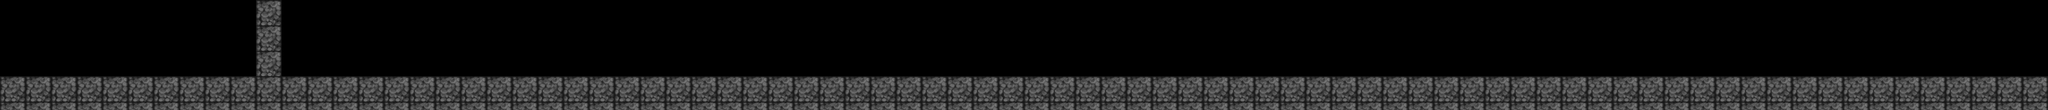

Below is a game level as drawn by its tile map, then a one-line description and the .tmx file that defines it, in full:
An orthogonal 240x13 tile map with 16x16 px tiles, 1 tile layer (Livello tile 1) and 4 objects.

<map version="1.2" tiledversion="1.2.2" orientation="orthogonal" renderorder="left-down" width="240" height="13" tilewidth="16" tileheight="16" infinite="0" nextlayerid="4" nextobjectid="5">
 <tileset firstgid="1" source="TileSetTutorial.tsx" />
 <layer id="1" name="Livello tile 1" width="240" height="13">
  <data encoding="csv">
0,0,0,0,0,0,0,0,0,0,0,0,0,0,0,0,0,0,0,0,0,0,0,0,0,0,0,0,0,0,1,2,3,0,0,0,0,0,0,0,0,0,0,0,0,0,0,0,0,0,0,0,0,0,0,0,0,0,0,0,0,0,0,0,0,0,0,0,0,0,0,0,0,0,0,0,0,0,0,0,0,0,0,0,0,0,0,0,0,0,0,0,0,0,0,0,0,0,0,0,0,0,0,0,0,0,0,0,0,0,0,0,0,0,0,0,0,0,0,0,0,0,0,0,0,0,0,0,0,0,0,0,0,0,0,0,0,0,0,0,0,0,0,0,0,0,0,0,0,0,0,0,0,0,0,0,0,0,0,0,0,0,0,0,0,0,0,0,0,0,0,0,0,0,0,0,0,0,0,0,0,0,0,0,0,0,0,0,0,0,0,0,0,0,0,0,0,0,0,0,0,0,0,0,0,0,0,0,0,0,0,0,0,0,0,0,0,0,0,0,0,0,0,0,0,0,0,0,0,0,0,0,0,0,0,0,0,0,0,0,
0,0,0,0,0,0,0,0,0,0,0,0,0,0,0,0,0,0,0,0,0,0,0,0,0,0,0,0,0,0,76,77,78,0,0,0,0,0,0,0,0,0,0,0,0,0,0,0,0,0,0,0,0,0,0,0,0,0,0,0,0,0,0,0,0,0,0,0,0,0,0,0,0,0,0,0,0,0,0,0,0,0,0,0,0,0,0,0,0,0,0,0,0,0,0,0,0,0,0,0,0,0,0,0,0,0,0,0,0,0,0,0,0,0,0,0,0,0,0,0,0,0,0,0,0,0,0,0,0,0,0,0,0,0,0,0,0,0,0,0,0,0,0,0,0,0,0,0,0,0,0,0,0,0,0,0,0,0,0,0,0,0,0,0,0,0,0,0,0,0,0,0,0,0,0,0,0,0,0,0,0,0,0,0,0,0,0,0,0,0,0,0,0,0,0,0,0,0,0,0,0,0,0,0,0,0,0,0,0,0,0,0,0,0,0,0,0,0,0,0,0,0,0,0,0,0,0,0,0,0,0,0,0,0,0,0,0,0,0,0,
0,0,0,0,0,0,0,0,0,0,0,0,0,0,0,0,0,0,0,0,0,0,0,0,0,0,0,0,0,0,151,152,153,0,0,0,0,0,0,0,0,0,0,0,0,0,0,0,0,0,0,0,0,0,0,0,0,0,0,0,0,0,0,0,0,0,0,0,0,0,0,0,0,0,0,0,0,0,0,0,0,0,0,0,0,0,0,0,0,0,0,0,0,0,0,0,0,0,0,0,0,0,0,0,0,0,0,0,0,0,0,0,0,0,0,0,0,0,0,0,0,0,0,0,0,0,0,0,0,0,0,0,0,0,0,0,0,0,0,0,0,0,0,0,0,0,0,0,0,0,0,0,0,0,0,0,0,0,0,0,0,0,0,0,0,0,0,0,0,0,0,0,0,0,0,0,0,0,0,0,0,0,0,0,0,0,0,0,0,0,0,0,0,0,0,0,0,0,0,0,0,0,0,0,0,0,0,0,0,0,0,0,0,0,0,0,0,0,0,0,0,0,0,0,0,0,0,0,0,0,0,0,0,0,0,0,0,0,0,0,
0,0,0,0,0,0,0,0,0,0,0,0,0,0,0,0,0,0,0,0,0,0,0,0,0,0,0,0,0,0,1,2,3,0,0,0,0,0,0,0,0,0,0,0,0,0,0,0,0,0,0,0,0,0,0,0,0,0,0,0,0,0,0,0,0,0,0,0,0,0,0,0,0,0,0,0,0,0,0,0,0,0,0,0,0,0,0,0,0,0,0,0,0,0,0,0,0,0,0,0,0,0,0,0,0,0,0,0,0,0,0,0,0,0,0,0,0,0,0,0,0,0,0,0,0,0,0,0,0,0,0,0,0,0,0,0,0,0,0,0,0,0,0,0,0,0,0,0,0,0,0,0,0,0,0,0,0,0,0,0,0,0,0,0,0,0,0,0,0,0,0,0,0,0,0,0,0,0,0,0,0,0,0,0,0,0,0,0,0,0,0,0,0,0,0,0,0,0,0,0,0,0,0,0,0,0,0,0,0,0,0,0,0,0,0,0,0,0,0,0,0,0,0,0,0,0,0,0,0,0,0,0,0,0,0,0,0,0,0,0,
0,0,0,0,0,0,0,0,0,0,0,0,0,0,0,0,0,0,0,0,0,0,0,0,0,0,0,0,0,0,76,77,78,0,0,0,0,0,0,0,0,0,0,0,0,0,0,0,0,0,0,0,0,0,0,0,0,0,0,0,0,0,0,0,0,0,0,0,0,0,0,0,0,0,0,0,0,0,0,0,0,0,0,0,0,0,0,0,0,0,0,0,0,0,0,0,0,0,0,0,0,0,0,0,0,0,0,0,0,0,0,0,0,0,0,0,0,0,0,0,0,0,0,0,0,0,0,0,0,0,0,0,0,0,0,0,0,0,0,0,0,0,0,0,0,0,0,0,0,0,0,0,0,0,0,0,0,0,0,0,0,0,0,0,0,0,0,0,0,0,0,0,0,0,0,0,0,0,0,0,0,0,0,0,0,0,0,0,0,0,0,0,0,0,0,0,0,0,0,0,0,0,0,0,0,0,0,0,0,0,0,0,0,0,0,0,0,0,0,0,0,0,0,0,0,0,0,0,0,0,0,0,0,0,0,0,0,0,0,0,
0,0,0,0,0,0,0,0,0,0,0,0,0,0,0,0,0,0,0,0,0,0,0,0,0,0,0,0,0,0,151,152,153,0,0,0,0,0,0,0,0,0,0,0,0,0,0,0,0,0,0,0,0,0,0,0,0,0,0,0,0,0,0,0,0,0,0,0,0,0,0,0,0,0,0,0,0,0,0,0,0,0,0,0,0,0,0,0,0,0,0,0,0,0,0,0,0,0,0,0,0,0,0,0,0,0,0,0,0,0,0,0,0,0,0,0,0,0,0,0,0,0,0,0,0,0,0,0,0,0,0,0,0,0,0,0,0,0,0,0,0,0,0,0,0,0,0,0,0,0,0,0,0,0,0,0,0,0,0,0,0,0,0,0,0,0,0,0,0,0,0,0,0,0,0,0,0,0,0,0,0,0,0,0,0,0,0,0,0,0,0,0,0,0,0,0,0,0,0,0,0,0,0,0,0,0,0,0,0,0,0,0,0,0,0,0,0,0,0,0,0,0,0,0,0,0,0,0,0,0,0,0,0,0,0,0,0,0,0,0,
0,0,0,0,0,0,0,0,0,0,0,0,0,0,0,0,0,0,0,0,0,0,0,0,0,0,0,0,0,0,1,2,3,0,0,0,0,0,0,0,0,0,0,0,0,0,0,0,0,0,0,0,0,0,0,0,0,0,0,0,0,0,0,0,0,0,0,0,0,0,0,0,0,0,0,0,0,0,0,0,0,0,0,0,0,0,0,0,0,0,0,0,0,0,0,0,0,0,0,0,0,0,0,0,0,0,0,0,0,0,0,0,0,0,0,0,0,0,0,0,0,0,0,0,0,0,0,0,0,0,0,0,0,0,0,0,0,0,0,0,0,0,0,0,0,0,0,0,0,0,0,0,0,0,0,0,0,0,0,0,0,0,0,0,0,0,0,0,0,0,0,0,0,0,0,0,0,0,0,0,0,0,0,0,0,0,0,0,0,0,0,0,0,0,0,0,0,0,0,0,0,0,0,0,0,0,0,0,0,0,0,0,0,0,0,0,0,0,0,0,0,0,0,0,0,0,0,0,0,0,0,0,0,0,0,0,0,0,0,0,
0,0,0,0,0,0,0,0,0,0,0,0,0,0,0,0,0,0,0,0,0,0,0,0,0,0,0,0,0,0,76,77,78,0,0,0,0,0,0,0,0,0,0,0,0,0,0,0,0,0,0,0,0,0,0,0,0,0,0,0,0,0,0,0,0,0,0,0,0,0,0,0,0,0,0,0,0,0,0,0,0,0,0,0,0,0,0,0,0,0,0,0,0,0,0,0,0,0,0,0,0,0,0,0,0,0,0,0,0,0,0,0,0,0,0,0,0,0,0,0,0,0,0,0,0,0,0,0,0,0,0,0,0,0,0,0,0,0,0,0,0,0,0,0,0,0,0,0,0,0,0,0,0,0,0,0,0,0,0,0,0,0,0,0,0,0,0,0,0,0,0,0,0,0,0,0,0,0,0,0,0,0,0,0,0,0,0,0,0,0,0,0,0,0,0,0,0,0,0,0,0,0,0,0,0,0,0,0,0,0,0,0,0,0,0,0,0,0,0,0,0,0,0,0,0,0,0,0,0,0,0,0,0,0,0,0,0,0,0,0,
0,0,0,0,0,0,0,0,0,0,0,0,0,0,0,0,0,0,0,0,0,0,0,0,0,0,0,0,0,0,151,152,153,0,0,0,0,0,0,0,0,0,0,0,0,0,0,0,0,0,0,0,0,0,0,0,0,0,0,0,0,0,0,0,0,0,0,0,0,0,0,0,0,0,0,0,0,0,0,0,0,0,0,0,0,0,0,0,0,0,0,0,0,0,0,0,0,0,0,0,0,0,0,0,0,0,0,0,0,0,0,0,0,0,0,0,0,0,0,0,0,0,0,0,0,0,0,0,0,0,0,0,0,0,0,0,0,0,0,0,0,0,0,0,0,0,0,0,0,0,0,0,0,0,0,0,0,0,0,0,0,0,0,0,0,0,0,0,0,0,0,0,0,0,0,0,0,0,0,0,0,0,0,0,0,0,0,0,0,0,0,0,0,0,0,0,0,0,0,0,0,0,0,0,0,0,0,0,0,0,0,0,0,0,0,0,0,0,0,0,0,0,0,0,0,0,0,0,0,0,0,0,0,0,0,0,0,0,0,0,
1,2,3,1,2,3,1,2,3,1,2,3,1,2,3,1,2,3,1,2,3,1,2,3,1,2,3,1,2,3,1,2,3,1,2,3,1,2,3,1,2,3,1,2,3,1,2,3,1,2,3,1,2,3,1,2,3,1,2,3,1,2,3,1,2,3,1,2,3,1,2,3,1,2,3,1,2,3,1,2,3,1,2,3,1,2,3,1,2,3,1,2,3,1,2,3,1,2,3,1,2,3,1,2,3,1,2,3,1,2,3,1,2,3,1,2,3,1,2,3,1,2,3,1,2,3,1,2,3,1,2,3,1,2,3,1,2,3,1,2,3,1,2,3,1,2,3,1,2,3,1,2,3,1,2,3,1,2,3,1,2,3,1,2,3,1,2,3,1,2,3,1,2,3,1,2,3,1,2,3,1,2,3,1,2,3,1,2,3,1,2,3,1,2,3,1,2,3,1,2,3,1,2,3,1,2,3,1,2,3,1,2,3,1,2,3,1,2,3,1,2,3,1,2,3,1,2,3,1,2,3,1,2,3,1,2,3,1,2,3,
76,77,78,76,77,78,76,77,78,76,77,78,76,77,78,76,77,78,76,77,78,76,77,78,76,77,78,76,77,78,76,77,78,76,77,78,76,77,78,76,77,78,76,77,78,76,77,78,76,77,78,76,77,78,76,77,78,76,77,78,76,77,78,76,77,78,76,77,78,76,77,78,76,77,78,76,77,78,76,77,78,76,77,78,76,77,78,76,77,78,76,77,78,76,77,78,76,77,78,76,77,78,76,77,78,76,77,78,76,77,78,76,77,78,76,77,78,76,77,78,76,77,78,76,77,78,76,77,78,76,77,78,76,77,78,76,77,78,76,77,78,76,77,78,76,77,78,76,77,78,76,77,78,76,77,78,76,77,78,76,77,78,76,77,78,76,77,78,76,77,78,76,77,78,76,77,78,76,77,78,76,77,78,76,77,78,76,77,78,76,77,78,76,77,78,76,77,78,76,77,78,76,77,78,76,77,78,76,77,78,76,77,78,76,77,78,76,77,78,76,77,78,76,77,78,76,77,78,76,77,78,76,77,78,76,77,78,76,77,78,
151,152,153,151,152,153,151,152,153,151,152,153,151,152,153,151,152,153,151,152,153,151,152,153,151,152,153,151,152,153,151,152,153,151,152,153,151,152,153,151,152,153,151,152,153,151,152,153,151,152,153,151,152,153,151,152,153,151,152,153,151,152,153,151,152,153,151,152,153,151,152,153,151,152,153,151,152,153,151,152,153,151,152,153,151,152,153,151,152,153,151,152,153,151,152,153,151,152,153,151,152,153,151,152,153,151,152,153,151,152,153,151,152,153,151,152,153,151,152,153,151,152,153,151,152,153,151,152,153,151,152,153,151,152,153,151,152,153,151,152,153,151,152,153,151,152,153,151,152,153,151,152,153,151,152,153,151,152,153,151,152,153,151,152,153,151,152,153,151,152,153,151,152,153,151,152,153,151,152,153,151,152,153,151,152,153,151,152,153,151,152,153,151,152,153,151,152,153,151,152,153,151,152,153,151,152,153,151,152,153,151,152,153,151,152,153,151,152,153,151,152,153,151,152,153,151,152,153,151,152,153,151,152,153,151,152,153,151,152,153,
1,2,3,1,2,3,1,2,3,1,2,3,1,2,3,1,2,3,1,2,3,1,2,3,1,2,3,1,2,3,1,2,3,1,2,3,1,2,3,1,2,3,1,2,3,1,2,3,1,2,3,1,2,3,1,2,3,1,2,3,1,2,3,1,2,3,1,2,3,1,2,3,1,2,3,1,2,3,1,2,3,1,2,3,1,2,3,1,2,3,1,2,3,1,2,3,1,2,3,1,2,3,1,2,3,1,2,3,1,2,3,1,2,3,1,2,3,1,2,3,1,2,3,1,2,3,1,2,3,1,2,3,1,2,3,1,2,3,1,2,3,1,2,3,1,2,3,1,2,3,1,2,3,1,2,3,1,2,3,1,2,3,1,2,3,1,2,3,1,2,3,1,2,3,1,2,3,1,2,3,1,2,3,1,2,3,1,2,3,1,2,3,1,2,3,1,2,3,1,2,3,1,2,3,1,2,3,1,2,3,1,2,3,1,2,3,1,2,3,1,2,3,1,2,3,1,2,3,1,2,3,1,2,3,1,2,3,1,2,3
</data>
 </layer>
 <objectgroup id="3" name="terreno">
  <object id="1" x="0" y="144" width="3841" height="64" />
  <object id="2" x="322" y="575" />
  <object id="3" x="480" y="0" width="48" height="144" />
  <object id="4" x="393" y="73" />
 </objectgroup>
</map>
